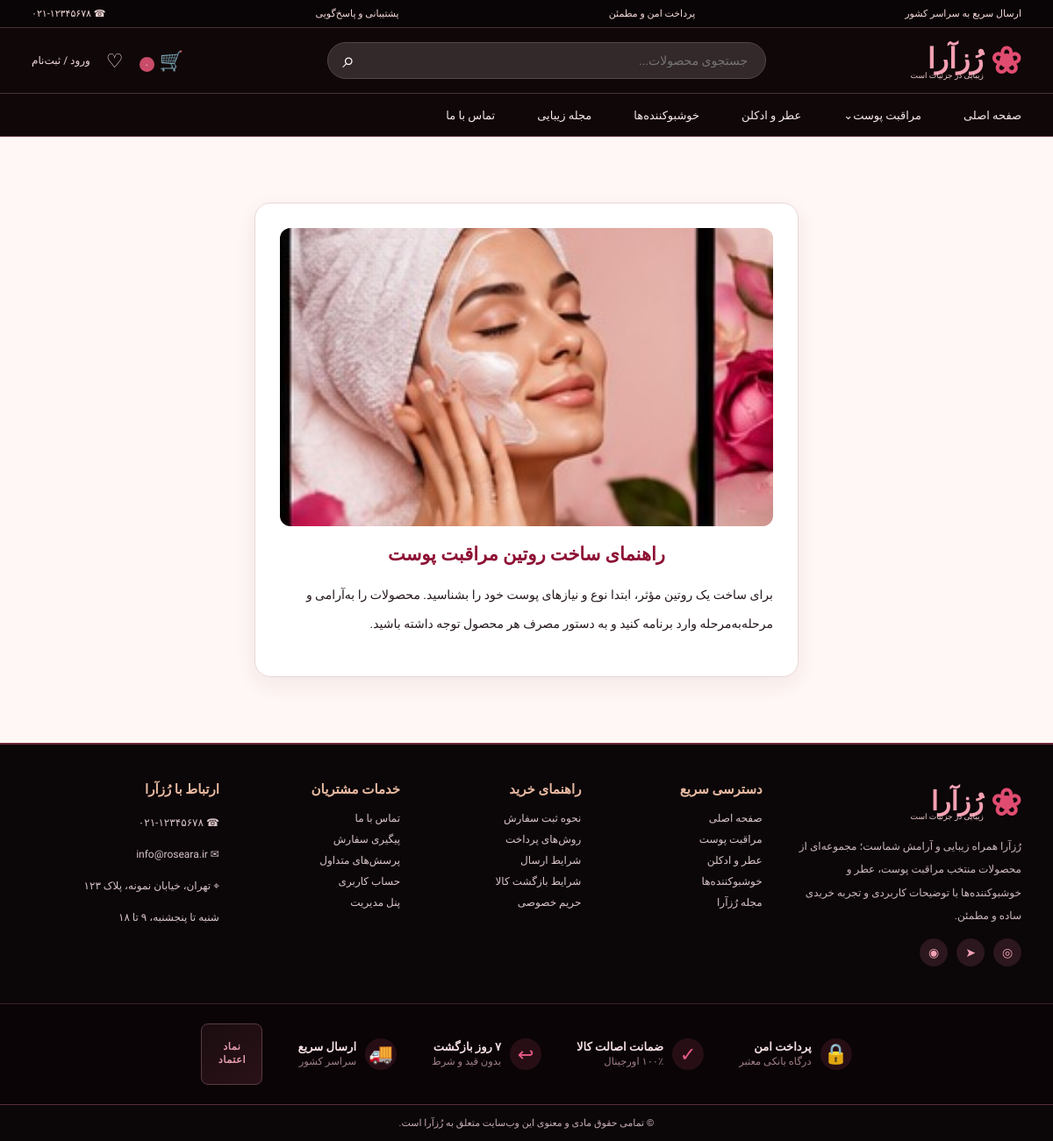
Screenshot of /article.php?id=1 with the database file from the repository.
### tables this page shows
CREATE TABLE articles(id INT AUTO_INCREMENT PRIMARY KEY,title VARCHAR(255) NOT NULL,image VARCHAR(255) NOT NULL,body MEDIUMTEXT NOT NULL,is_published TINYINT(1) DEFAULT 1,created_at TIMESTAMP DEFAULT CURRENT_TIMESTAMP);

### functions.php (called while the page is built, shortened)
<?php
function e($value){ return htmlspecialchars((string)$value, ENT_QUOTES, 'UTF-8'); }

### article.php (the view)
<?php require_once __DIR__.'/includes/bootstrap.php';$id=(int)($_GET['id']??0);$st=$pdo->prepare("SELECT * FROM articles WHERE id=? AND is_published=1");$st->execute([$id]);$a=$st->fetch();$demo=(int)($_GET['demo']??0);$titles=[1=>'روتین مراقبت پوست؛ از کجا شروع کنیم؟',2=>'راهنمای انتخاب عطر متناسب با سلیقه شما',3=>'آشنایی با سرم‌های پوستی و شیوه استفاده',4=>'نکاتی برای انتخاب محصولات مراقبت پوست'];if(!$a&&$demo){$a=['title'=>$titles[$demo]??$titles[1],'image'=>'img/magazine-skincare.jpg','body'=>'برای انتخاب محصولات مراقبت پوست، ابتدا نیازهای پوست خود را بشناسید و روتینی ساده و قابل‌ادامه انتخاب کنید. به ترکیبات، روش مصرف و سازگاری محصولات توجه داشته باشید.'];}$pageTitle=$a?$a['title']:'مقاله';include __DIR__.'/includes/header.php';?>
<main class="page-content container"><?php if($a):?><article class="form-wrap"><img style="width:100%;max-height:340px;object-fit:cover;border-radius:12px" src="<?=e($a['image'])?>" alt=""><h1><?=e($a['title'])?></h1><p style="line-height:2.4"><?=nl2br(e($a['body']))?></p></article><?php else:?><h1 class="page-title">مقاله پیدا نشد.</h1><?php endif;?></main><?php include __DIR__.'/includes/footer.php';?>

### style.css (style rules this page uses)
:root { --black:#100708;--black2:#1a0b0e;--wine:#8e1235;--rose:#c94c6a;--pink:#f3c5cc;--cream:#fff7f5;--gold:#c9a36a;--text:#26191b;--muted:#826d70;--line:#ead7d8;--shadow:0 8px 24px #4c162012 }
* { box-sizing:border-box }
html { scroll-behavior:smooth }
body { margin:0;background:var(--cream);color:var(--text);font-family:Vazirmatn,Tahoma,sans-serif;font-size:14px }
.container { width:min(1440px,94%);margin:auto }
.form-wrap { max-width:620px;margin:45px auto;background:white;border:1px solid var(--line);border-radius:18px;padding:28px;box-shadow:var(--shadow) }
.form-wrap h1,.page-title { color:var(--wine);text-align:center }
.page-content { min-height:50vh;padding:30px 0 }

### rows the page displays
articles: image (picture), title "راهنمای ساخت روتین مراقبت پوست", body "برای ساخت یک روتین مؤثر، ابتدا نوع و نیازهای پوست خود را بشناسید. محصولات را به‌آرامی و مرحله‌به‌مرحله وارد برنامه کنید و به دستور مصرف هر محصول توجه داشته باشید."
